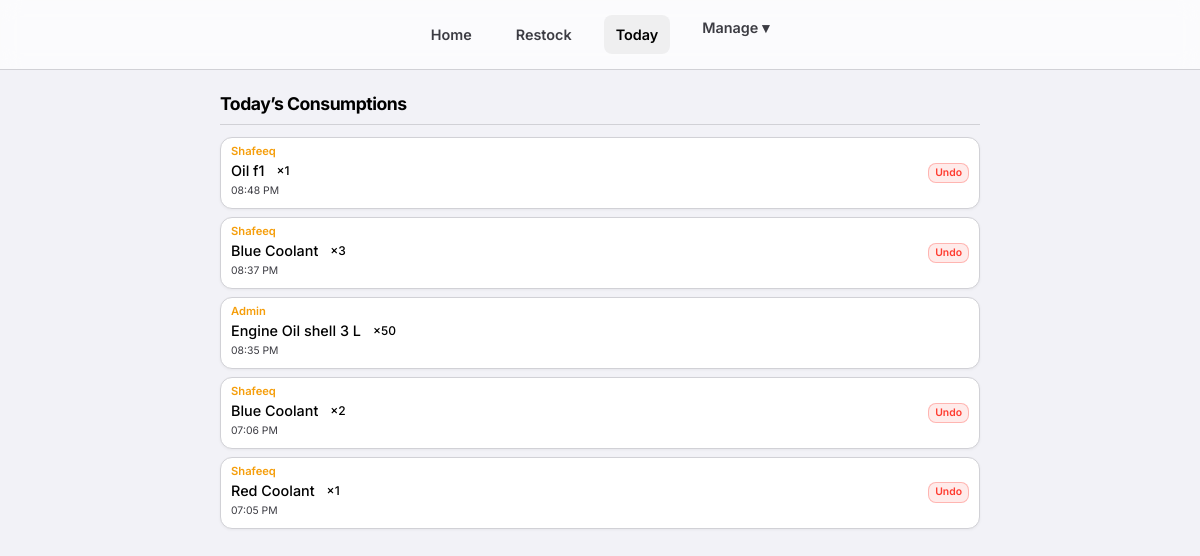
/today/ (signed in), run on the app's committed database.
### consumables/models.py (models this page shows, shortened)
class ConsumptionRecord(models.Model):
    user = models.ForeignKey(User, on_delete=models.CASCADE)
    item = models.ForeignKey(Item, on_delete=models.CASCADE)
    quantity = models.IntegerField()
    date = models.DateField(default=timezone.now)
    timestamp = models.DateTimeField(auto_now_add=True)

class Item(models.Model):
    category = models.ForeignKey(Category, related_name='items', on_delete=models.CASCADE)
    subcategory = models.ForeignKey(SubCategory, related_name='items', on_delete=models.SET_NULL, null=True, blank=True)
    name = models.CharField(max_length=200)
    average_stock = models.IntegerField(default=0, help_text="Ideal stock level for calculation")
    current_stock = models.IntegerField(default=0)
    score = models.IntegerField(default=1, help_text="Credits earned per unit taken")
    class Meta:
        constraints = [
            models.UniqueConstraint(
                fields=['category', 'name'],
                condition=models.Q(subcategory__isnull=True),
                name='unique_direct_item_idx'
            ),
            models.UniqueConstraint(
                fields=['subcategory', 'name'],
                name='unique_subcategory_item_idx'
            )
        ]

### consumables/views.py (the view)
# urls.py: path('today/', views.today, name='today'),
@login_required
def today(request):
    records = ConsumptionRecord.objects.filter(date=timezone.now().date()).order_by('-timestamp')
    return render(request, 'consumables/today.html', {'records': records})

### consumables/templates/consumables/today.html (shortened to what this page needs)
{% extends 'consumables/base.html' %}
{% block content %}
<h2 style="
    font-size: 1.1rem;
    border-bottom: 1px solid var(--border-color);
    padding-bottom: 6px;
    margin-bottom: 12px;
">
    Today’s Consumptions
</h2>
{% if records %}
{% for record in records %}
<div class="item-card" style="
    padding: 8px 10px;
    margin-bottom: 8px;
    align-items: center;
">
    <div class="item-info" style="flex:1; min-width:0;">
        <div style="
            font-size: 0.7rem;
            color: var(--accent-yellow);
            font-weight: 600;
            line-height: 1;
            margin-bottom: 2px;
        ">
            {{ record.user.first_name|default:record.user.username }}
        </div>
        <div style="
            display: flex;
            align-items: center;
            gap: 6px;
            font-size: 0.9rem;
            font-weight: 500;
            white-space: nowrap;
            overflow: hidden;
            text-overflow: ellipsis;
        ">
            <span style="overflow:hidden; text-overflow:ellipsis;">
                {{ record.item.name }}
            </span>
            <span style="
                font-size: 0.75rem;
                padding: 1px 6px;
                border-radius: 4px;
                background: rgba(255,255,255,0.12);
                flex-shrink: 0;
            ">
                ×{{ record.quantity }}
            </span>
        </div>
        <div style="
            font-size: 0.65rem;
            color: var(--text-secondary);
            margin-top: 1px;
        ">
            {{ record.timestamp|time:"h:i A" }}
        </div>
    </div>
    {% if request.user == record.user %}
    <a href="{% url 'delete_consumption' record.id %}"
       class="btn btn-danger"
       style="
           padding: 4px 6px;
           font-size: 0.65rem;
           margin-left: 6px;
           line-height: 1;
       "
       onclick="return confirm('Undo this? Stock will be restored.')">
        Undo
    </a>
    {% endif %}
</div>
{% endfor %}
{% endif %}
{% endblock %}

### consumables/static/css/style.css (style rules this page uses)
:root { --bg-color: #f2f2f7; --card-bg: #ffffff; --text-primary: #000000; --text-secondary: #3c3c43; --accent-red: #ff3b30; --accent-blue: #007aff; --accent-green: #34c759; --accent-yellow: #f59e0b; --border-color: #d1d1d6; --glass-bg: rgba(255, 255, 255, 0.7); --glass-border: rgba(0, 0, 0, 0.1); --input-bg: rgba(0, 0, 0, 0.05); }
* { box-sizing: border-box; margin: 0; padding: 0; font-family: 'Inter', -apple-system, BlinkMacSystemFont, "Segoe UI", Roboto, Helvetica, Arial, sans-serif; }
body { background-color: var(--bg-color); color: var(--text-primary); line-height: 1.6; padding-bottom: 80px; }
h1, h2, h3 { font-weight: 700; letter-spacing: -0.5px; margin-bottom: 1rem; color: var(--text-primary); }
a { color: var(--accent-blue); text-decoration: none; }
.item-card { background-color: var(--card-bg); padding: 15px; margin-bottom: 10px; border-radius: 12px; display: flex; justify-content: space-between; align-items: center; border: 1px solid var(--border-color); transition: transform 0.2s, box-shadow 0.2s; box-shadow: 0 1px 3px rgba(0, 0, 0, 0.05); }
.item-info { flex-grow: 1; }
.btn { padding: 10px 20px; border-radius: 8px; border: none; font-weight: 600; cursor: pointer; transition: background 0.2s, transform 0.1s; text-align: center; display: inline-block; }
.btn-danger { background-color: rgba(255, 59, 48, 0.1); color: var(--accent-red); border: 1px solid rgba(255, 59, 48, 0.3); }

### data on the page
ConsumptionRecord: user.first_name "Shafeeq", item.name "Oil f1", quantity "1", timestamp "08:48 PM", shows "Undo"
ConsumptionRecord: user.first_name "Shafeeq", item.name "Blue Coolant", quantity "3", timestamp "08:37 PM", shows "Undo"
ConsumptionRecord: user.first_name "Admin", item.name "Engine Oil shell 3 L", quantity "50", timestamp "08:35 PM"
ConsumptionRecord: user.first_name "Shafeeq", item.name "Blue Coolant", quantity "2", timestamp "07:06 PM", shows "Undo"
ConsumptionRecord: user.first_name "Shafeeq", item.name "Red Coolant", quantity "1", timestamp "07:05 PM", shows "Undo"
